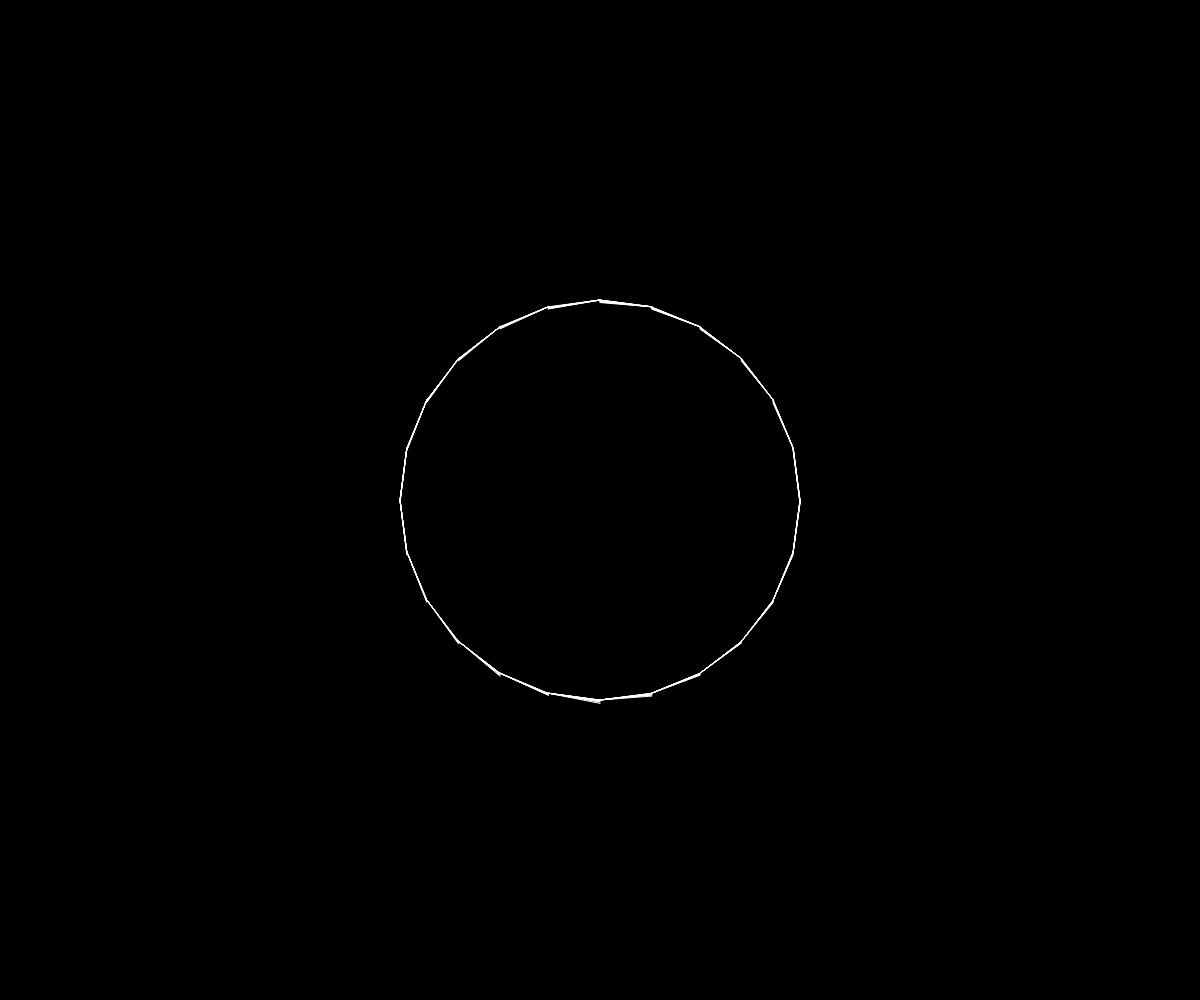
Frame 1 (no input)
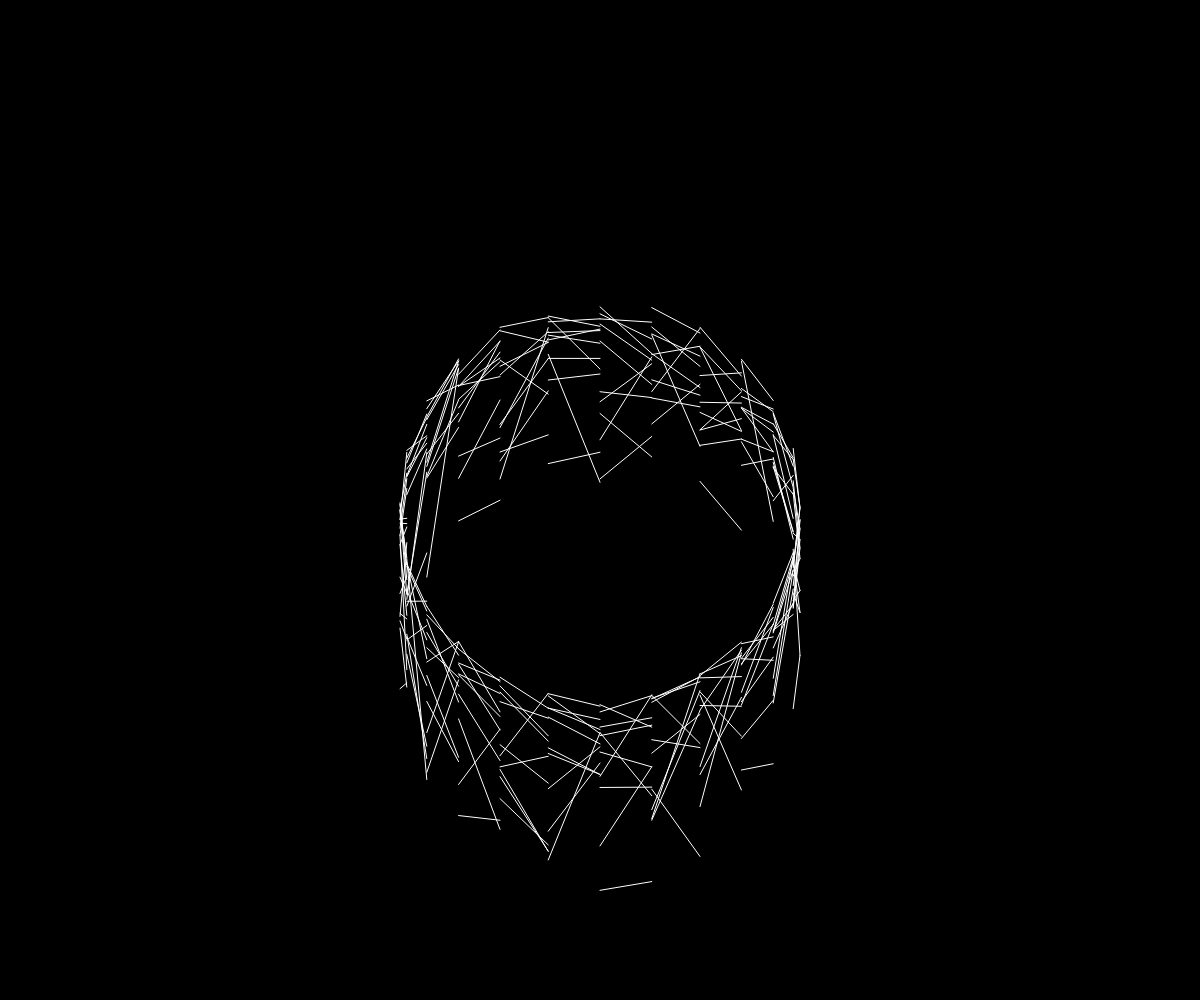
Frame 60 (no input)
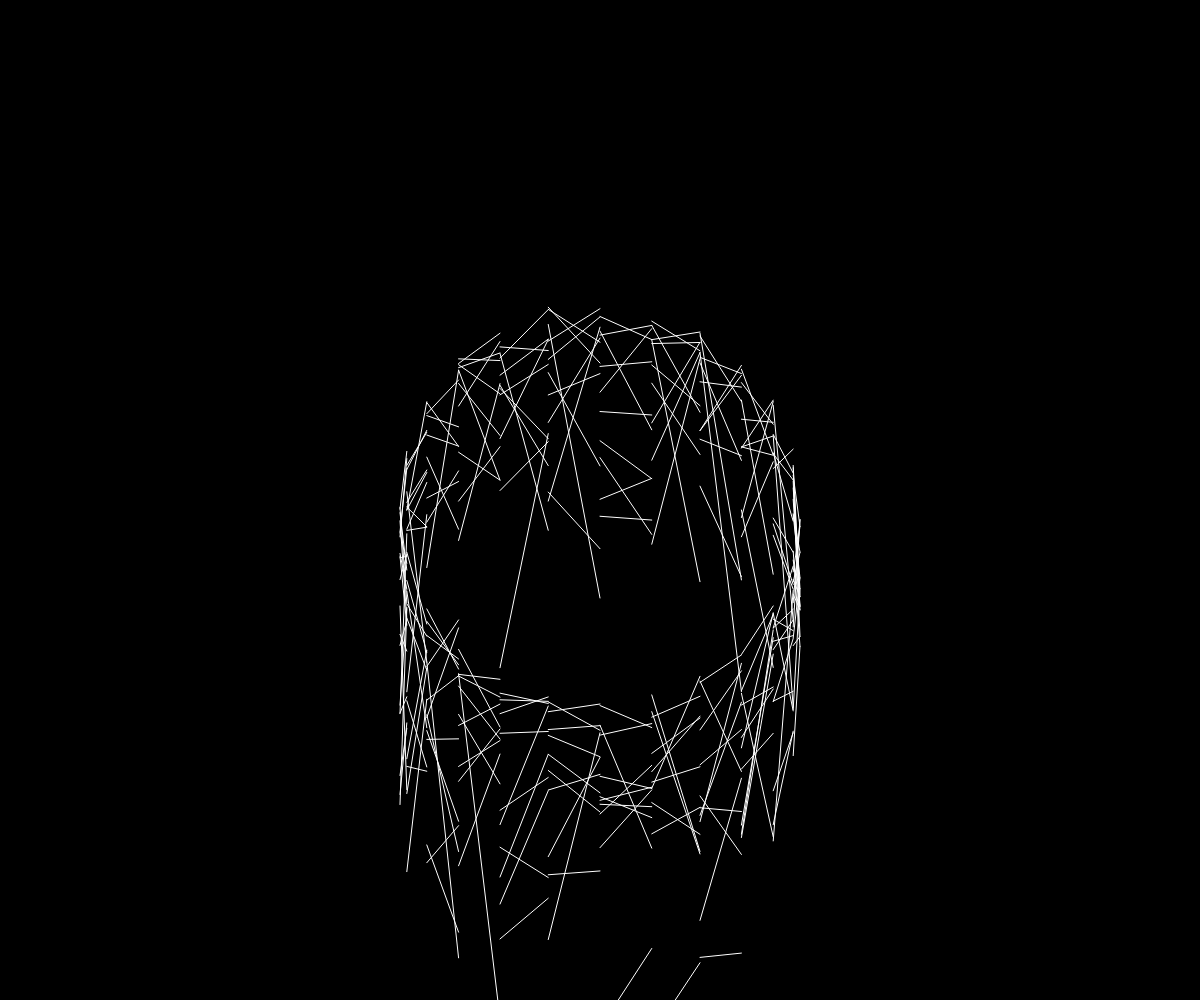
Frame 120 (the mouse pressed at the canvas centre since frame 60)

The p5.js sketch that drew these frames (run headless with seeded random() and noise() and a simulated clock; from frame 60 on, the mouse is pressed at the canvas centre):

// p5.js sketch
// ── sketch.js
let w, h;
const nPoints = 24;
const angle = 360/nPoints;
let radius = 200;

const days = 10;

let center;
let points = new Array(days); 
let initPos = new Array(days);
let noiseoffset = 1;



// --------------------------------------------
function setup() { 
  angleMode(DEGREES);
  w = windowWidth;
  h = windowHeight;

  center = createVector(w/2, h/2);

  createCanvas(w, h);

  for (let d=0; d<days; d++) {
    points[d] = new Array(nPoints);
    initPos[d] = new Array(nPoints);

    for (let p=0; p<nPoints; p++) {
      let x = center.x + radius * cos(angle*p);
      let y = center.y + radius * sin(angle*p);
  
      points[d][p] = createVector(x, y);
      initPos[d][p] = createVector(x, y);
    }
  }
  
}


function draw() {
  background(0);
  noFill();
  stroke(255);
  strokeWeight(1);

  for (let d=0; d<points.length; d++) {
    for (let p=0; p<points[d].length; p++) {
      points[d][p] = initPos[d][p].copy().add(0, sin(frameCount/2)*random((d+1)*40));

      if (p < points[d].length-1)  line (points[d][p].x, points[d][p].y, points[d][p+1].x, points[d][p+1].y);
      else                         line (points[d][p].x, points[d][p].y, points[d][0].x, points[d][0].y);

      // let rp = Math.round(random(0, points[d].length));
      // let rp = p > (points[d].length/2) ? p - (points[d].length/2) : p + (points[d].length/2);

      // stroke(random(255), random(255), random(255));
      // if (points[d][rp] && p % 2 == 0)  line (points[d][p].x, points[d][p].y, points[d][rp].x, points[d][rp].y )
      // stroke(255);
    }
  }

}
